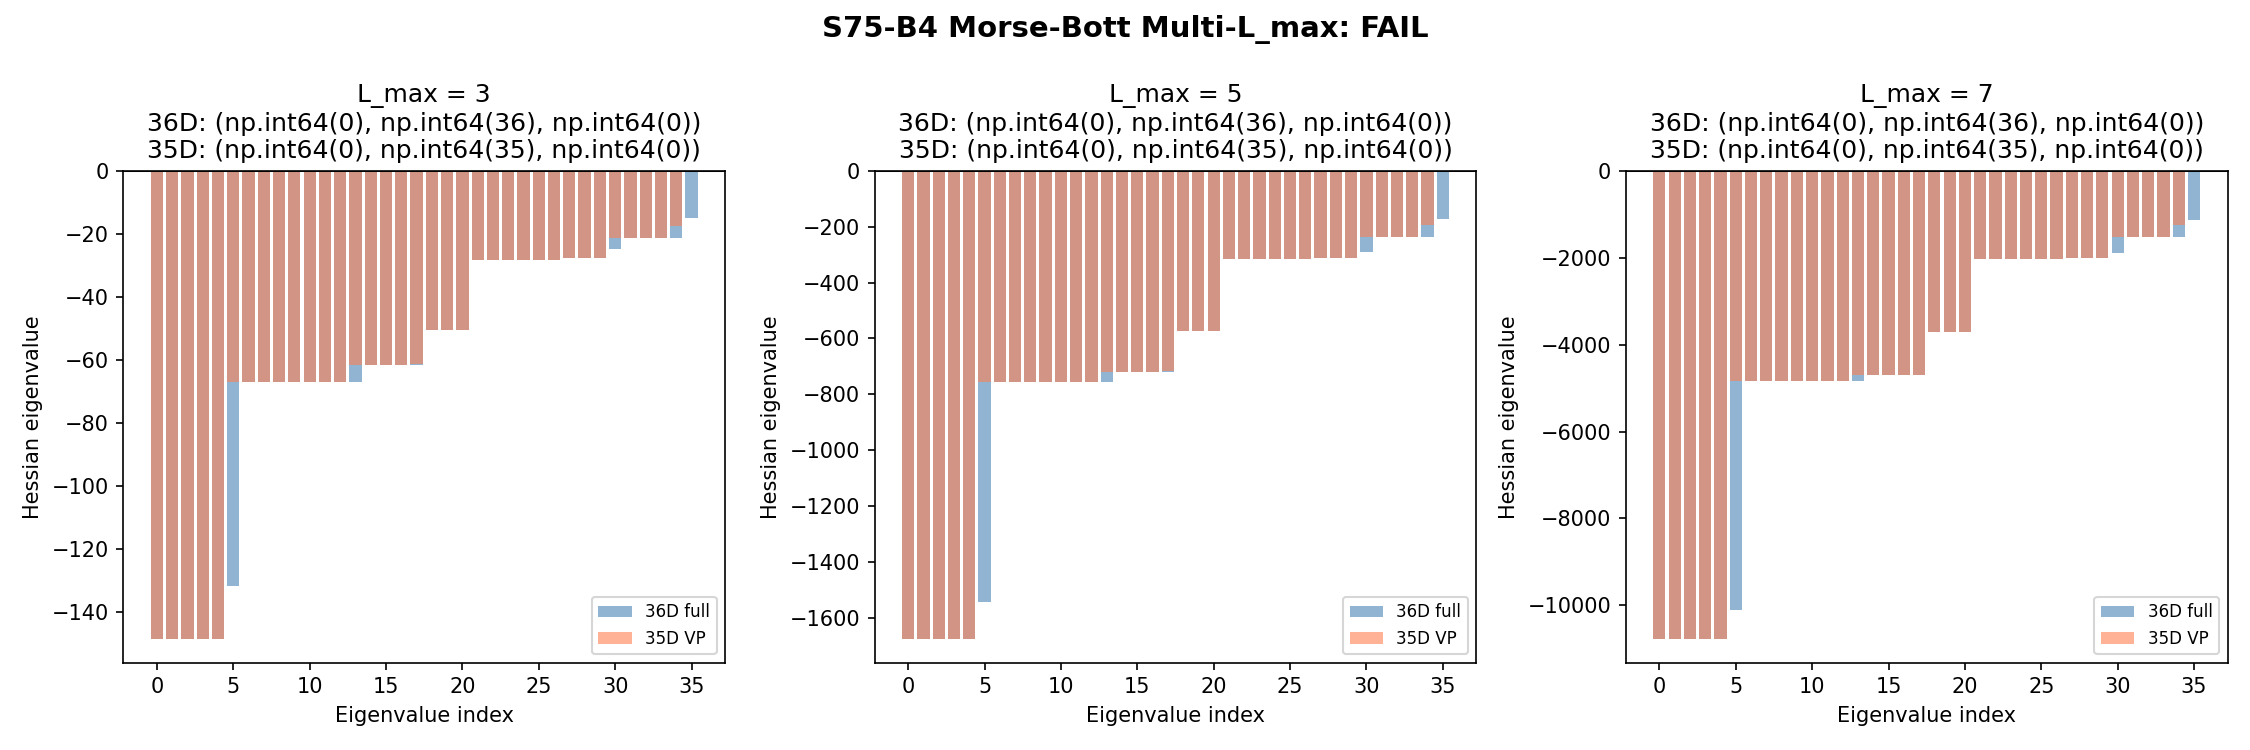

Write the Python code that produced this figure.
#!/usr/bin/env python3
"""
s75_morse_bott_multi_lmax.py -- MORSE-BOTT-MULTI-LMAX-75 (GPU-OPTIMIZED)
=========================================================================
Gate: S75-B4-MORSE-MULTI-LMAX
  PASS: Signature (36+, 0-, 0-null) at all three L_max in {3, 5, 7}
  INFO: Signature changes but remains (n+, 0-, 0-null) with different n+
  FAIL: Any negative eigenvalue appears

GPU optimization: Batch all 1333 metric perturbations per L_max and use
torch.linalg.eigvalsh for batched Dirac eigenvalue computation on ROCm.
Original CPU version timed out at ~2h; GPU version targets ~5-10 min.

Author: Team-lead GPU rebuild (Session 75)
"""

import sys, os, time, warnings
sys.path.insert(0, os.path.dirname(os.path.abspath(__file__)))

import numpy as np
from numpy import exp, sqrt, pi
from numpy.linalg import eigh, eigvalsh, inv, norm, cholesky, det
import matplotlib
matplotlib.use('Agg')
import matplotlib.pyplot as plt

import torch
DEVICE = torch.device('cuda' if torch.cuda.is_available() else 'cpu')
# ROCm fp64 on RDNA4 is 1/32 rate but still faster than serial CPU for batched ops
DTYPE_C = torch.complex128
DTYPE_R = torch.float64
print(f"  Torch device: {DEVICE}, CUDA available: {torch.cuda.is_available()}")
if torch.cuda.is_available():
    print(f"  GPU: {torch.cuda.get_device_name(0)}")
    print(f"  VRAM: {torch.cuda.get_device_properties(0).total_memory / 1e9:.1f} GB")

from canonical_constants import (
    tau_fold, PI, S_fold, d2S_fold,
    E_B1, E_B2_mean, E_B3_mean,
)

print("=" * 78)
print("  MORSE-BOTT-MULTI-LMAX-75: 36D Hessian at L_max = {3, 5, 7} [GPU]")
print("=" * 78)
print(f"  tau_fold = {tau_fold}")
t_global_start = time.time()
base_dir = os.path.dirname(os.path.abspath(__file__))

# =============================================================================
# 1. SU(3) LIE ALGEBRA INFRASTRUCTURE (CPU, one-time)
# =============================================================================
print("\n--- 1. SU(3) Lie algebra infrastructure ---")

def gell_mann_matrices():
    lam = []
    lam.append(np.array([[0,1,0],[1,0,0],[0,0,0]], dtype=complex))
    lam.append(np.array([[0,-1j,0],[1j,0,0],[0,0,0]], dtype=complex))
    lam.append(np.array([[1,0,0],[0,-1,0],[0,0,0]], dtype=complex))
    lam.append(np.array([[0,0,1],[0,0,0],[1,0,0]], dtype=complex))
    lam.append(np.array([[0,0,-1j],[0,0,0],[1j,0,0]], dtype=complex))
    lam.append(np.array([[0,0,0],[0,0,1],[0,1,0]], dtype=complex))
    lam.append(np.array([[0,0,0],[0,0,-1j],[0,1j,0]], dtype=complex))
    lam.append(np.array([[1,0,0],[0,1,0],[0,0,-2]], dtype=complex) / np.sqrt(3))
    return lam

def su3_generators():
    return [-1j / 2.0 * lam for lam in gell_mann_matrices()]

def compute_structure_constants(gens):
    n = len(gens)
    f = np.zeros((n, n, n), dtype=np.float64)
    for a in range(n):
        for b in range(a+1, n):
            comm = gens[a] @ gens[b] - gens[b] @ gens[a]
            for c in range(n):
                val = -2.0 * np.trace(comm @ gens[c])  # (local)
                f[a,b,c] = val.real
                f[b,a,c] = -val.real
    return f

SU2_IDX = [0, 1, 2]
C2_IDX = [3, 4, 5, 6]
U1_IDX = [7]

# =============================================================================
# 2. FRAME, CONNECTION, DIRAC (CPU helpers for building operators)
# =============================================================================

def orthonormal_frame(g_s):
    L = cholesky(g_s)
    return inv(L)

def frame_structure_constants(f_abc, E):
    E_inv = inv(E)
    return np.einsum('ac,bd,cde,ef->abf', E, E, f_abc, E_inv)

def connection_coefficients(ft):
    n = ft.shape[0]
    Gamma = np.zeros((n,n,n), dtype=np.float64)
    for c in range(n):
        for a in range(n):
            for b in range(n):
                Gamma[c,a,b] = 0.5*(ft[a,b,c] - ft[b,c,a] + ft[c,a,b])
    return Gamma

def build_cliff8():
    s1 = np.array([[0,1],[1,0]], dtype=complex)
    s2 = np.array([[0,-1j],[1j,0]], dtype=complex)
    s3 = np.array([[1,0],[0,-1]], dtype=complex)
    I2 = np.eye(2, dtype=complex)
    def kron4(A,B,C,D):
        return np.kron(A, np.kron(B, np.kron(C, D)))
    return [
        kron4(s1,I2,I2,I2), kron4(s2,I2,I2,I2),
        kron4(s3,s1,I2,I2), kron4(s3,s2,I2,I2),
        kron4(s3,s3,s1,I2), kron4(s3,s3,s2,I2),
        kron4(s3,s3,s3,s1), kron4(s3,s3,s3,s2),
    ]

def spinor_connection_offset(Gamma, gammas):
    n = len(gammas)
    dim_spin = gammas[0].shape[0]
    Omega = np.zeros((dim_spin, dim_spin), dtype=complex)
    for a in range(n):
        for b in range(n):
            for c in range(n):
                coeff = Gamma[b,a,c]
                if abs(coeff) > 1e-15:
                    Omega += coeff * gammas[a] @ gammas[b] @ gammas[c]
    Omega *= 0.25
    return Omega

def build_dirac_for_irrep_np(rho, E, gammas, Omega):
    """Build Dirac operator for one irrep on CPU. Returns numpy array."""
    dim_rho = rho[0].shape[0]
    dim_spin = 16  # (local)
    dim_total = dim_rho * dim_spin
    D = np.zeros((dim_total, dim_total), dtype=complex)
    for a in range(8):
        for b in range(8):
            if abs(E[a,b]) > 1e-15:
                D += E[a,b] * np.kron(rho[b], gammas[a])
    D += np.kron(np.eye(dim_rho), Omega)
    return D

# =============================================================================
# 3. IRREP CONSTRUCTION (same as original, CPU one-time)
# =============================================================================

def irrep_fundamental(gens):
    return [g.copy() for g in gens]

def irrep_antifundamental(gens):
    return [-g.T for g in gens]

def irrep_adjoint(f_abc):
    return [f_abc[a,:,:].T.astype(complex) for a in range(8)]

def irrep_symmetric_n(gens, n_sym):
    from itertools import combinations_with_replacement, permutations
    d = 3  # (local)
    basis_indices = list(combinations_with_replacement(range(d), n_sym))
    dim = len(basis_indices)
    d_n = d ** n_sym
    sym_vecs = []
    for idx_tuple in basis_indices:
        v = np.zeros(d_n, dtype=complex)
        perms = set(permutations(idx_tuple))
        norm_val = np.sqrt(len(perms))
        for p in perms:
            flat_idx = sum(pk * (d ** (n_sym - 1 - k)) for k, pk in enumerate(p))
            v[flat_idx] = 1.0 / norm_val
        sym_vecs.append(v)
    P = np.column_stack(sym_vecs)
    I3 = np.eye(d, dtype=complex)
    rho = []
    for X in gens:
        rho_dn = np.zeros((d_n, d_n), dtype=complex)
        for k in range(n_sym):
            factors = [I3] * n_sym
            factors[k] = X
            M = factors[0]
            for fac in factors[1:]:
                M = np.kron(M, fac)
            rho_dn += M
        rho.append(P.conj().T @ rho_dn @ P)
    return rho

def irrep_via_casimir_projection(rho_A, rho_B, target_dim, target_pq=None):
    dim_A, dim_B = rho_A[0].shape[0], rho_B[0].shape[0]
    dim_prod = dim_A * dim_B
    C2 = np.zeros((dim_prod, dim_prod), dtype=complex)
    rho_prod = []
    for a in range(8):
        rho_a = np.kron(rho_A[a], np.eye(dim_B)) + np.kron(np.eye(dim_A), rho_B[a])
        rho_prod.append(rho_a)
        C2 += rho_a @ rho_a
    evals, evecs = np.linalg.eigh(C2)
    tol = 1e-8  # (local)
    groups = []
    for i, ev in enumerate(sorted(zip(evals, range(dim_prod)))):
        val, idx = ev
        if not groups or abs(val - groups[-1][0]) > tol:
            groups.append((val, [idx]))
        else:
            groups[-1][1].append(idx)
    target_eval = None
    for val, indices in groups:
        if len(indices) == target_dim:
            target_eval = val
            break
    if target_eval is None:
        label = f"({target_pq[0]},{target_pq[1]})" if target_pq else f"dim={target_dim}"
        raise RuntimeError(f"Cannot find {target_dim}-dim eigenspace for {label}")
    mask = np.abs(evals - target_eval) < tol
    P = evecs[:, mask]
    return [P.conj().T @ rho_prod[a] @ P for a in range(8)]

def get_irreps_for_spectrum(gens, f_abc, max_pq_sum=3):
    irreps = []
    rho_fund = irrep_fundamental(gens)
    rho_antifund = irrep_antifundamental(gens)
    rho_adj = irrep_adjoint(f_abc)
    built = {}
    built[(0,0)] = [np.zeros((1,1), dtype=complex) for _ in range(8)]
    built[(1,0)] = rho_fund
    built[(0,1)] = rho_antifund
    built[(1,1)] = rho_adj
    conj_gens = [-g.T for g in gens]
    for n in range(2, max_pq_sum + 1):
        dim_n0 = (n+1)*(n+2)//2
        try:
            rho_n0 = irrep_symmetric_n(gens, n)
            if rho_n0[0].shape[0] == dim_n0:
                built[(n,0)] = rho_n0
        except Exception:
            pass
        try:
            rho_0n = irrep_symmetric_n(conj_gens, n)
            if rho_0n[0].shape[0] == dim_n0:
                built[(0,n)] = rho_0n
        except Exception:
            pass
    for p in range(max_pq_sum + 1):
        for q in range(max_pq_sum + 1 - p):
            if (p,q) in built:
                continue
            dim_pq = (p+1)*(q+1)*(p+q+2)//2
            success = False
            if p >= 1 and (p-1,q) in built:
                try:
                    built[(p,q)] = irrep_via_casimir_projection(built[(p-1,q)], rho_fund, dim_pq, (p,q))
                    success = True
                except Exception:
                    pass
            if not success and q >= 1 and (p,q-1) in built:
                try:
                    built[(p,q)] = irrep_via_casimir_projection(built[(p,q-1)], rho_antifund, dim_pq, (p,q))
                    success = True
                except Exception:
                    pass
            if not success and p >= 1 and q >= 1 and (p-1,q-1) in built:
                try:
                    built[(p,q)] = irrep_via_casimir_projection(built[(p-1,q-1)], rho_adj, dim_pq, (p,q))
                    success = True
                except Exception:
                    pass
            if not success:
                print(f"  WARNING: Could not build ({p},{q})")
    for p in range(max_pq_sum + 1):
        for q in range(max_pq_sum + 1 - p):
            if (p,q) in built:
                dim_pq = (p+1)*(q+1)*(p+q+2)//2
                rho = built[(p,q)]
                if rho[0].shape[0] == dim_pq:
                    irreps.append((p, q, dim_pq, rho))
    return irreps

# =============================================================================
# 4. GPU-BATCHED SPECTRAL ACTION
# =============================================================================

def compute_SA_batch_gpu(metrics_batch, gens_np, f_abc_np, gammas_np, irreps_data, Lambda_sq):
    """Compute spectral action for a BATCH of metrics using GPU.

    metrics_batch: list of N 8x8 numpy arrays (perturbed metrics)
    Returns: numpy array of N spectral action values
    """
    N = len(metrics_batch)
    SA_vals = np.zeros(N)  # (local)

    # For each metric, compute frame + connection + spinor connection on CPU
    # (these are cheap 8x8 operations), then batch the Dirac construction on GPU
    frames = []  # (local)
    omegas = []  # (local)
    valid = np.ones(N, dtype=bool)  # (local)

    for i, g_s in enumerate(metrics_batch):
        ev = eigvalsh(g_s)
        if not np.all(ev > 0):
            valid[i] = False
            SA_vals[i] = np.nan
            continue
        E = orthonormal_frame(g_s)
        ft = frame_structure_constants(f_abc_np, E)
        Gamma = connection_coefficients(ft)
        Omega = spinor_connection_offset(Gamma, gammas_np)
        frames.append(E)
        omegas.append(Omega)

    valid_indices = np.where(valid)[0]  # (local)
    if len(valid_indices) == 0:
        return SA_vals

    # For each irrep, build ALL valid Dirac operators and batch-diagonalize on GPU
    for (p, q, dim_rho, rho) in irreps_data:
        dim_block = dim_rho * 16  # (local)
        n_valid = len(valid_indices)  # (local)

        # Pre-compute kron(rho[b], gamma[a]) once (shared across all metrics)
        rho_gamma_ba = {}  # (local)
        for a in range(8):
            for b in range(8):
                rho_gamma_ba[(b,a)] = np.kron(rho[b], gammas_np[a])

        # Build batch of Dirac operators
        D_batch_np = np.zeros((n_valid, dim_block, dim_block), dtype=complex)  # (local)
        id_rho = np.eye(dim_rho)  # (local)

        for idx, vi in enumerate(valid_indices):
            fi = frames[sum(valid[:vi+1]) - 1]  # map to frames list index
            oi = omegas[sum(valid[:vi+1]) - 1]
            D = np.kron(id_rho, oi).copy()
            for a in range(8):
                for b in range(8):
                    if abs(fi[a,b]) > 1e-15:
                        D += fi[a,b] * rho_gamma_ba[(b,a)]
            D_batch_np[idx] = D

        # Move to GPU and batch diagonalize
        # Use -i*D for Hermitian form
        iD_batch = -1j * torch.tensor(D_batch_np, dtype=DTYPE_C, device=DEVICE)

        try:
            evals_batch = torch.linalg.eigvalsh(iD_batch)  # (n_valid, dim_block) real
            evals_np = evals_batch.cpu().numpy()
        except Exception as e:
            # Fallback to CPU if GPU eigvalsh fails
            print(f"  GPU eigvalsh failed for ({p},{q}), falling back to CPU: {e}")
            evals_np = np.zeros((n_valid, dim_block))
            for idx in range(n_valid):
                evals_np[idx] = eigvalsh((-1j * D_batch_np[idx]).real if np.allclose((-1j * D_batch_np[idx]).imag, 0) else eigvalsh(-1j * D_batch_np[idx]))

        # Accumulate spectral action: SA += dim_rho * sum exp(-evals^2 / Lambda_sq)
        evals_sq = evals_np ** 2  # (local)
        sa_contrib = dim_rho * np.sum(np.exp(-evals_sq / Lambda_sq), axis=1)  # (local)

        for idx, vi in enumerate(valid_indices):
            SA_vals[vi] += sa_contrib[idx]

        # Free GPU memory for this irrep
        del iD_batch, evals_batch
        if torch.cuda.is_available():
            torch.cuda.empty_cache()

    return SA_vals

def compute_SA_batch_gpu_v2(metrics_batch, gens_np, f_abc_np, gammas_np, irreps_data, Lambda_sq):
    """V2: Pre-compute frames on CPU, build+diag Dirac on GPU per irrep.

    Optimized indexing to avoid the frame mapping bug in v1.
    """
    N = len(metrics_batch)
    SA_vals = np.zeros(N)  # (local)

    # Pre-compute frames and spinor connections for all metrics
    frame_data = [None] * N  # (local) list of (E, Omega) or None if PD fails
    for i, g_s in enumerate(metrics_batch):
        ev = eigvalsh(g_s)
        if not np.all(ev > 0):
            SA_vals[i] = np.nan
            continue
        E = orthonormal_frame(g_s)
        ft = frame_structure_constants(f_abc_np, E)
        Gamma = connection_coefficients(ft)
        Omega = spinor_connection_offset(Gamma, gammas_np)
        frame_data[i] = (E, Omega)

    valid_indices = [i for i in range(N) if frame_data[i] is not None]  # (local)
    n_valid = len(valid_indices)  # (local)
    if n_valid == 0:
        return SA_vals

    for (p, q, dim_rho, rho) in irreps_data:
        dim_block = dim_rho * 16  # (local)

        # Pre-compute kron(rho[b], gamma[a]) once
        rg = {}  # (local)
        for a in range(8):
            for b in range(8):
                rg[(b,a)] = np.kron(rho[b], gammas_np[a])
        id_omega_base = np.kron(np.eye(dim_rho), np.zeros_like(gammas_np[0]))  # (local)

        # Build batch of Dirac operators on CPU
        D_batch = np.zeros((n_valid, dim_block, dim_block), dtype=complex)  # (local)
        for idx, vi in enumerate(valid_indices):
            E, Omega = frame_data[vi]
            D = np.kron(np.eye(dim_rho), Omega).copy()
            for a in range(8):
                for b in range(8):
                    if abs(E[a,b]) > 1e-15:
                        D += E[a,b] * rg[(b,a)]
            D_batch[idx] = D

        # GPU batch eigvalsh
        iD_batch = -1j * torch.tensor(D_batch, dtype=DTYPE_C, device=DEVICE)

        try:
            evals_batch = torch.linalg.eigvalsh(iD_batch)
            evals_np = evals_batch.cpu().numpy()
        except Exception as e:
            print(f"  GPU failed for ({p},{q}) dim={dim_block}: {e}")
            evals_np = np.zeros((n_valid, dim_block))
            for idx in range(n_valid):
                evals_np[idx] = eigvalsh((-1j * D_batch[idx]))

        evals_sq = evals_np ** 2  # (local)
        sa_contrib = dim_rho * np.sum(np.exp(-evals_sq / Lambda_sq), axis=1)  # (local)

        for idx, vi in enumerate(valid_indices):
            SA_vals[vi] += sa_contrib[idx]

        del iD_batch
        if torch.cuda.is_available():
            torch.cuda.empty_cache()

    return SA_vals

# =============================================================================
# 5. BUILD ALGEBRAIC INFRASTRUCTURE
# =============================================================================
print("\n--- 2. Building algebraic infrastructure ---")

gens = su3_generators()
f_abc = compute_structure_constants(gens)
B_ab = np.einsum('acd,bcd->ab', f_abc, f_abc)
gammas = build_cliff8()

cliff_err = 0.0  # (local)
for a in range(8):
    for b in range(8):
        ac = gammas[a] @ gammas[b] + gammas[b] @ gammas[a]
        target = 2.0 * (1 if a == b else 0) * np.eye(16)
        cliff_err = max(cliff_err, np.max(np.abs(ac - target)))
print(f"  Clifford algebra error: {cliff_err:.2e}")

# =============================================================================
# 6. FOLD METRIC
# =============================================================================
print("\n--- 3. Building fold metric ---")

L1_fold = exp(2.0 * tau_fold)  # (local)
L2_fold = exp(-2.0 * tau_fold)  # (local)
L3_fold = exp(tau_fold)  # (local)

g0 = np.abs(B_ab)  # (local)
g_fold = np.zeros((8,8), dtype=np.float64)  # (local)
for a in U1_IDX:
    for b in U1_IDX:
        g_fold[a,b] = g0[a,b] * L1_fold
for a in SU2_IDX:
    for b in SU2_IDX:
        g_fold[a,b] = g0[a,b] * L2_fold
for a in C2_IDX:
    for b in C2_IDX:
        g_fold[a,b] = g0[a,b] * L3_fold

print(f"  g_fold diagonal: {np.diag(g_fold)}")
print(f"  det(g_fold): {det(g_fold):.6f}")

# =============================================================================
# 7. SYM(8) BASIS (36D)
# =============================================================================
print("\n--- 4. Constructing Sym(8) basis [36D] ---")

basis_sym8 = []
basis_labels = []
for i in range(8):
    M = np.zeros((8,8))
    M[i,i] = 1.0
    basis_sym8.append(M)
    basis_labels.append(f"diag({i})")
for i in range(8):
    for j in range(i+1, 8):
        M = np.zeros((8,8))
        M[i,j] = 1.0 / sqrt(2.0)
        M[j,i] = 1.0 / sqrt(2.0)
        basis_sym8.append(M)
        basis_labels.append(f"off({i},{j})")
assert len(basis_sym8) == 36

# =============================================================================
# 8. VOLUME-PRESERVING PROJECTION (35D)
# =============================================================================
print("\n--- 5. Volume-preserving projection ---")

g_fold_inv = inv(g_fold)  # (local)
vol_vec = np.zeros(36)  # (local)
for k in range(36):
    vol_vec[k] = np.sum(g_fold_inv * basis_sym8[k])
vol_vec /= norm(vol_vec)

full_basis = np.eye(36)  # (local)
perp_vecs = []  # (local)
for k in range(36):
    v = full_basis[k] - np.dot(full_basis[k], vol_vec) * vol_vec
    if norm(v) > 1e-10:
        perp_vecs.append(v / norm(v))

basis_35_raw = []  # (local)
for v in perp_vecs:
    for u in basis_35_raw:
        v = v - np.dot(v, u) * u
    if norm(v) > 1e-10:
        basis_35_raw.append(v / norm(v))
    if len(basis_35_raw) == 35:
        break

basis_35 = np.array(basis_35_raw)  # (local)
print(f"  35D basis shape: {basis_35.shape}")
ortho_check = np.max(np.abs(basis_35 @ basis_35.T - np.eye(35)))  # (local)
print(f"  Orthonormality error: {ortho_check:.2e}")

# =============================================================================
# 9. MAIN COMPUTATION: GPU-BATCHED HESSIAN
# =============================================================================
print("\n" + "=" * 78)
print("  MAIN COMPUTATION: GPU-batched Hessian at L_max = {3, 5, 7}")
print("=" * 78)

epsilon = 0.005  # (local)
L_max_values = [3, 5, 7]  # (local)
zero_tol = 1e-6  # (local)
results = {}  # (local)

for L_max in L_max_values:
    print(f"\n{'='*78}")
    print(f"  L_max = {L_max}")
    print(f"{'='*78}")
    t_lmax_start = time.time()

    # Build irreps
    print(f"  Building irreps (p+q <= {L_max})...")
    irreps_data = get_irreps_for_spectrum(gens, f_abc, max_pq_sum=L_max)
    n_irreps = len(irreps_data)  # (local)
    n_evals = sum(d * 16 * d for _,_,d,_ in irreps_data)  # (local)
    max_block = max(d * 16 for _,_,d,_ in irreps_data)  # (local)
    print(f"  Irreps: {n_irreps}, total evals/metric: {n_evals}, max block: {max_block}")

    # Reference SA at fold
    print(f"  Computing reference SA at fold...")
    SA_ref = compute_SA_batch_gpu_v2([g_fold], gens, f_abc, gammas, irreps_data, 1e30)[0]  # (local)
    # Use proper Lambda from eigenvalue range
    evals_fold_test = []  # (local)
    E_fold = orthonormal_frame(g_fold)
    ft_fold = frame_structure_constants(f_abc, E_fold)
    Gamma_fold = connection_coefficients(ft_fold)
    Omega_fold = spinor_connection_offset(Gamma_fold, gammas)
    for (p, q, dim_rho, rho) in irreps_data:
        D = build_dirac_for_irrep_np(rho, E_fold, gammas, Omega_fold)
        iD = -1j * D
        ev = eigvalsh(iD)
        evals_fold_test.extend([e for e in ev for _ in range(dim_rho)])
    evals_fold_arr = np.array(evals_fold_test)  # (local)
    Lambda_sq = 4.0 * np.max(evals_fold_arr**2)  # (local)

    # Recompute SA with correct Lambda
    SA_fold_val = compute_SA_batch_gpu_v2([g_fold], gens, f_abc, gammas, irreps_data, Lambda_sq)[0]  # (local)
    print(f"  Lambda^2 = {Lambda_sq:.4f}, SA(fold) = {SA_fold_val:.6f}")

    # Pre-build ALL perturbed metrics
    # Diagonal: g +/- eps * B_k  (72 metrics)
    # Off-diagonal: g +/- eps * (B_k + B_l)  (1260 metrics)
    print(f"\n  Pre-building perturbed metrics...")

    diag_metrics_plus = [g_fold + epsilon * basis_sym8[k] for k in range(36)]  # (local)
    diag_metrics_minus = [g_fold - epsilon * basis_sym8[k] for k in range(36)]  # (local)

    offdiag_pairs = [(k, l) for k in range(36) for l in range(k+1, 36)]  # (local)
    offdiag_metrics_plus = [g_fold + epsilon * (basis_sym8[k] + basis_sym8[l]) for k, l in offdiag_pairs]  # (local)
    offdiag_metrics_minus = [g_fold - epsilon * (basis_sym8[k] + basis_sym8[l]) for k, l in offdiag_pairs]  # (local)

    all_metrics = diag_metrics_plus + diag_metrics_minus + offdiag_metrics_plus + offdiag_metrics_minus  # (local)
    n_total = len(all_metrics)  # (local)
    print(f"  Total metrics to evaluate: {n_total}")

    # Batch compute all SA values on GPU
    # Process in chunks to manage VRAM (chunk by number of metrics, not irreps)
    CHUNK_SIZE = 200  # (local) process 200 metrics at a time
    SA_all = np.zeros(n_total)  # (local)

    t_sa_start = time.time()
    for chunk_start in range(0, n_total, CHUNK_SIZE):
        chunk_end = min(chunk_start + CHUNK_SIZE, n_total)
        chunk_metrics = all_metrics[chunk_start:chunk_end]
        SA_chunk = compute_SA_batch_gpu_v2(chunk_metrics, gens, f_abc, gammas, irreps_data, Lambda_sq)
        SA_all[chunk_start:chunk_end] = SA_chunk
        elapsed = time.time() - t_sa_start  # (local)
        pct = chunk_end / n_total * 100  # (local)
        print(f"    {chunk_end}/{n_total} ({pct:.0f}%) in {elapsed:.1f}s")

    t_sa_elapsed = time.time() - t_sa_start  # (local)
    print(f"  All SA evaluations: {t_sa_elapsed:.1f}s ({n_total/t_sa_elapsed:.1f} evals/s)")

    # Unpack SA values
    SA_diag_plus = SA_all[:36]  # (local)
    SA_diag_minus = SA_all[36:72]  # (local)
    SA_offdiag_plus = SA_all[72:72+len(offdiag_pairs)]  # (local)
    SA_offdiag_minus = SA_all[72+len(offdiag_pairs):]  # (local)

    # Assemble 36x36 Hessian
    print(f"\n  Assembling 36x36 Hessian...")
    H_36 = np.zeros((36, 36))  # (local)

    # Diagonal entries
    for k in range(36):
        if np.isnan(SA_diag_plus[k]) or np.isnan(SA_diag_minus[k]):
            H_36[k,k] = 0.0
        else:
            H_36[k,k] = (SA_diag_plus[k] - 2.0 * SA_fold_val + SA_diag_minus[k]) / epsilon**2

    # Off-diagonal via polarization identity
    for idx, (k, l) in enumerate(offdiag_pairs):
        sp = SA_offdiag_plus[idx]  # (local)
        sm = SA_offdiag_minus[idx]  # (local)
        if np.isnan(sp) or np.isnan(sm):
            H_36[k,l] = 0.0
            H_36[l,k] = 0.0
        else:
            d2_sum = (sp - 2.0 * SA_fold_val + sm) / epsilon**2  # (local)
            H_36[k,l] = 0.5 * (d2_sum - H_36[k,k] - H_36[l,l])
            H_36[l,k] = H_36[k,l]

    # Symmetrize
    H_36 = 0.5 * (H_36 + H_36.T)

    # Diagonalize
    evals_36, evecs_36 = eigh(H_36)
    n_pos_36 = np.sum(evals_36 > zero_tol)  # (local)
    n_neg_36 = np.sum(evals_36 < -zero_tol)  # (local)
    n_zero_36 = 36 - n_pos_36 - n_neg_36  # (local)

    print(f"\n  36D Hessian signature: ({n_pos_36}+, {n_neg_36}-, {n_zero_36} null)")
    print(f"  Eigenvalue range: [{evals_36[0]:.4f}, {evals_36[-1]:.4f}]")
    print(f"  Min |eigenvalue|: {np.min(np.abs(evals_36)):.6f}")

    # Project to 35D volume-preserving
    H_35 = basis_35 @ H_36 @ basis_35.T  # (local)
    evals_35 = eigvalsh(H_35)  # (local)
    n_pos_35 = np.sum(evals_35 > zero_tol)  # (local)
    n_neg_35 = np.sum(evals_35 < -zero_tol)  # (local)
    n_zero_35 = 35 - n_pos_35 - n_neg_35  # (local)

    print(f"  35D VP signature: ({n_pos_35}+, {n_neg_35}-, {n_zero_35} null)")
    print(f"  VP eigenvalue range: [{evals_35[0]:.4f}, {evals_35[-1]:.4f}]")

    t_lmax_elapsed = time.time() - t_lmax_start  # (local)
    print(f"\n  L_max = {L_max} total time: {t_lmax_elapsed:.1f}s")

    results[L_max] = {
        'evals_36': evals_36,
        'evals_35': evals_35,
        'sig_36': (n_pos_36, n_neg_36, n_zero_36),
        'sig_35': (n_pos_35, n_neg_35, n_zero_35),
        'SA_fold': SA_fold_val,
        'Lambda_sq': Lambda_sq,
        'n_irreps': n_irreps,
        'n_evals': n_evals,
        'time_s': t_lmax_elapsed,
    }

# =============================================================================
# 10. GATE VERDICT
# =============================================================================
print("\n" + "=" * 78)
print("  GATE VERDICT: S75-B4-MORSE-MULTI-LMAX")
print("=" * 78)

all_pass = True  # (local)
any_negative = False  # (local)
for L in L_max_values:
    r = results[L]
    sig36 = r['sig_36']
    sig35 = r['sig_35']
    print(f"\n  L_max = {L}: 36D ({sig36[0]}+, {sig36[1]}-, {sig36[2]}null) | "
          f"35D ({sig35[0]}+, {sig35[1]}-, {sig35[2]}null) | {r['time_s']:.0f}s")
    if sig36 != (36, 0, 0):
        all_pass = False
    if sig36[1] > 0 or sig35[1] > 0:
        any_negative = True

if any_negative:
    verdict = "FAIL"
    verdict_msg = "Negative eigenvalue detected -- moduli instability direction exists"
elif all_pass:
    verdict = "PASS"
    verdict_msg = "Signature (36+, 0-, 0-null) at all three L_max values"
else:
    verdict = "INFO"
    verdict_msg = "Signature stable but not (36+, 0-, 0-null) at all L_max"

print(f"\n  VERDICT: {verdict} -- {verdict_msg}")

# =============================================================================
# 11. SAVE AND PLOT
# =============================================================================
print("\n--- Saving results ---")

npz_path = os.path.join(base_dir, 's75_morse_bott_multi_lmax.npz')
save_dict = {
    'L_max_values': np.array(L_max_values),
    'verdict': verdict,
    'epsilon': epsilon,
    'tau_fold': tau_fold,
}
for L in L_max_values:
    r = results[L]
    save_dict[f'evals_36_L{L}'] = r['evals_36']
    save_dict[f'evals_35_L{L}'] = r['evals_35']
    save_dict[f'sig_36_L{L}'] = np.array(r['sig_36'])
    save_dict[f'sig_35_L{L}'] = np.array(r['sig_35'])
np.savez(npz_path, **save_dict)
print(f"  Saved: {npz_path}")

# Plot
fig, axes = plt.subplots(1, 3, figsize=(15, 5))
for i, L in enumerate(L_max_values):
    ax = axes[i]
    ev36 = results[L]['evals_36']
    ev35 = results[L]['evals_35']
    ax.bar(range(36), sorted(ev36), alpha=0.6, label='36D full', color='steelblue')
    ax.bar(range(35), sorted(ev35), alpha=0.6, label='35D VP', color='coral')
    ax.axhline(y=0, color='k', linewidth=0.5)
    ax.set_title(f'L_max = {L}\n36D: {results[L]["sig_36"]}\n35D: {results[L]["sig_35"]}')
    ax.set_xlabel('Eigenvalue index')
    ax.set_ylabel('Hessian eigenvalue')
    ax.legend(fontsize=8)

plt.suptitle(f'S75-B4 Morse-Bott Multi-L_max: {verdict}', fontsize=14, fontweight='bold')
plt.tight_layout()
png_path = os.path.join(base_dir, 's75_morse_bott_multi_lmax.png')
plt.savefig(png_path, dpi=150)
print(f"  Saved: {png_path}")

t_total = time.time() - t_global_start
print(f"\n  TOTAL TIME: {t_total:.1f}s ({t_total/60:.1f} min)")
print(f"  Gate: {verdict}")
